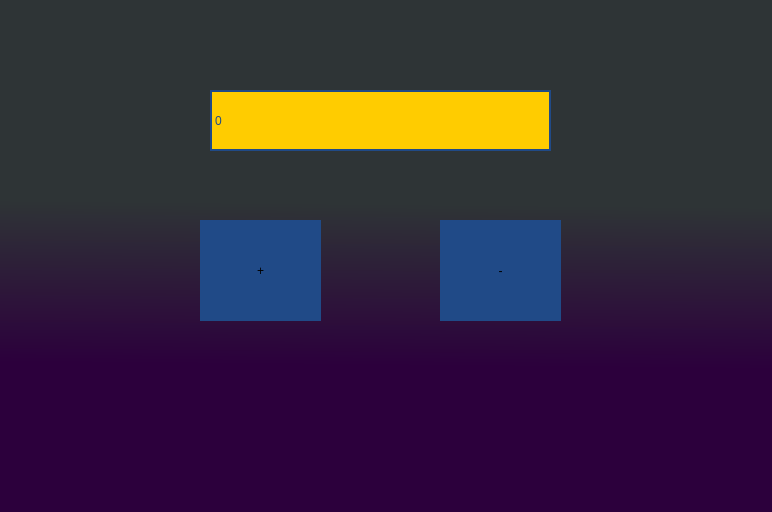
<?xml version="1.0" encoding="UTF-8"?>
<ui version="4.0">
 <class>MainWindow</class>
 <widget class="QMainWindow" name="MainWindow">
  <property name="geometry">
   <rect>
    <x>0</x>
    <y>0</y>
    <width>772</width>
    <height>512</height>
   </rect>
  </property>
  <property name="windowTitle">
   <string>Лічильник</string>
  </property>
  <property name="styleSheet">
   <string notr="true">background-color:qlineargradient(spread:pad, x1:0.534078, y1:0.192773, x2:0.521725, y2:1, stop:0.254902 rgba(46, 52, 54, 255), stop:0.647059 rgba(44, 0, 60, 255))</string>
  </property>
  <widget class="QWidget" name="centralwidget">
   <widget class="QLabel" name="countText">
    <property name="geometry">
     <rect>
      <x>210</x>
      <y>90</y>
      <width>341</width>
      <height>61</height>
     </rect>
    </property>
    <property name="styleSheet">
     <string notr="true">QLabel{
	font: italic 37pt &quot;Ubuntu Condensed&quot;;
	transform:rotate(90deg);
	background:#ffcc00;
	text-align:center;
	color:rgb(32, 74, 135);
	border-color:rgb(32, 74, 135);
}

QLabel:hover{
	color:rgb(52, 101, 164);
	border-color:rgb(114, 159, 207);
}</string>
    </property>
    <property name="frameShape">
     <enum>QFrame::WinPanel</enum>
    </property>
    <property name="lineWidth">
     <number>0</number>
    </property>
    <property name="text">
     <string>0</string>
    </property>
    <property name="scaledContents">
     <bool>false</bool>
    </property>
   </widget>
   <widget class="QPushButton" name="btnIncrem">
    <property name="geometry">
     <rect>
      <x>200</x>
      <y>220</y>
      <width>121</width>
      <height>101</height>
     </rect>
    </property>
    <property name="styleSheet">
     <string notr="true">QPushButton{
	background-color: rgb(32, 74, 135);
	border:0px;
	font: 75 italic 100px &quot;Ubuntu Condensed&quot;;
}

QPushButton:hover{
	background-color: rgb(52, 101, 164);
}

QPushButton:pressed{
	background-color: rgb(114, 159, 207);
}</string>
    </property>
    <property name="text">
     <string>+</string>
    </property>
   </widget>
   <widget class="QPushButton" name="btnDecrem">
    <property name="geometry">
     <rect>
      <x>440</x>
      <y>220</y>
      <width>121</width>
      <height>101</height>
     </rect>
    </property>
    <property name="styleSheet">
     <string notr="true">QPushButton{
	background-color: rgb(32, 74, 135);
	border:0px;
	font: 75 italic 100px &quot;Ubuntu Condensed&quot;;
}

QPushButton:hover{
	background-color: rgb(52, 101, 164);
}

QPushButton:pressed{
	background-color: rgb(114, 159, 207);
}</string>
    </property>
    <property name="text">
     <string>-</string>
    </property>
   </widget>
   <zorder>countText</zorder>
   <zorder>btnDecrem</zorder>
   <zorder>btnIncrem</zorder>
  </widget>
 </widget>
 <resources/>
 <connections/>
</ui>
